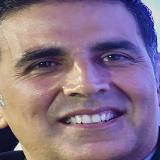
#> input picture Faces/Train/Akshay Kumar_15.jpg, 160 x 160 px; its folder holds only this picture in this run
$ jupyter execute --allow-errors face_recognition.ipynb
#> lines starting #> are read from the running program, lines starting #| are printed output that depends on the picture
## Getting a Set of Vectors of all the images

[cell 1]
import os
import cv2
import numpy as np

# Read in the images
# Path to the Faces folder
folder_path = "Faces/Train"

# Get the list of image file names in the folder
training_image_files = os.listdir(folder_path)
training_image_files = [file for file in training_image_files if file.endswith('.jpg')]
training_image_files.sort()
# Initialize an empty list to store the column vectors
column_vectors = []

# Iterate over each image file
for file_name in training_image_files:
    # Read the image
    image_path = os.path.join(folder_path, file_name)
    image = cv2.imread(image_path, cv2.IMREAD_GRAYSCALE)
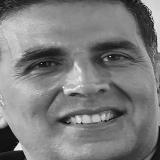
#> image: shape (160, 160); min 0, max 249, mean 124.7
    # Convert the image to a column vector
    column_vector = np.reshape(image, (-1, 1))
    # Append the column vector to the list
    column_vectors.append(column_vector)

# Create the matrix of column vectors
training_matrix = np.hstack(column_vectors)
print(training_matrix.shape)
#| (25600, 1)
width = 160
height = 160

### Plotting an example point

[cell 2]
import matplotlib.pyplot as plt

# Get the first column vector from the matrix
#> (the rest of this cell did not finish here and is left out)

### Concatenating all the rows of matrix into a column vector of size (NxN)x1

[cell 3]
column_vector = training_matrix.flatten()
print(column_vector.shape)
#| (25600,)

### Get the mean image

[cell 4]
mean_face = np.mean(training_matrix, axis=1)

### Plot the average image

[cell 5]
# Reshape the column vector to match the original image shape
image_shape = (height, width)
reshaped_image = np.reshape(mean_face, image_shape)

# Display the image using matplotlib
plt.imshow(reshaped_image, cmap='gray')
plt.axis('off')
plt.show()

### Subtract the mean image from all the images

[cell 6]
normalized_images = np.ndarray(shape=training_matrix.shape)
for i in range(training_matrix.shape[1]):
    normalized_images[:,i] = np.subtract(training_matrix[:, i], mean_face)
print(normalized_images.shape)
#| (25600, 1)

### Plot an example mean subtracted image

#> (a cell that did not finish here is left out)

### Construct a Covariance Matrix

[cell 8]
# cov_matrix = np.cov(normalized_images)
# cov_matrix = np.divide(cov_matrix, matrix.shape[1])
# print(cov_matrix.shape)

A = training_matrix
A_T = np.transpose(training_matrix)
print(A.shape)
#| (25600, 1)
print(A_T.shape)
#| (1, 25600)
cov_matrix = np.dot(A, A_T)
print(cov_matrix.shape)
#| (25600, 25600)

### Eigen Vectors of Covariance Matrix
Finding the Eigen vectors of covariance matrix is not feasible because of its size.
#### A simple mathematical trick would work.
Let our matrix of images be A. Then:<br>
L = Transpose_of_A x A              ==> Shape is: MxM where M is the count of images (count of columns of the matrix A)<br>
Eigen Decompose matrix L

[cell 9]
L = np.dot(A_T, A)
#> L = [145]
eigenvalues, vs = np.linalg.eig(L)
#> eigenvalues = [145]; vs = [1]
# Find A * vs
eigen_vectors = np.dot(A, vs)
print(eigen_vectors.shape)
#| (25600, 1)


$ run again, on Faces/Train/Akshay Kumar_25.jpg
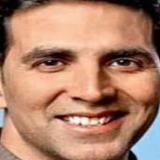
#> input picture Faces/Train/Akshay Kumar_25.jpg, 160 x 160 px
#> `image = cv2.imread(image_path, cv2.IMREAD_GRAYSCALE)`:
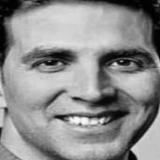
#> image: shape (160, 160); min 0, max 253, mean 141.8
#| (25600, 1)
#| (25600,)
#| (25600, 1)
#| (25600, 1)
#| (1, 25600)
#| (25600, 25600)
#> L = [211]
#> vs = [1]
#| (25600, 1)

$ run again, on Faces/Train/Akshay Kumar_26.jpg
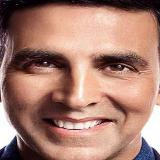
#> input picture Faces/Train/Akshay Kumar_26.jpg, 160 x 160 px
#> `image = cv2.imread(image_path, cv2.IMREAD_GRAYSCALE)`:
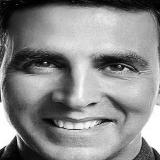
#> image: shape (160, 160); min 0, max 255, mean 137.5
#| (25600, 1)
#| (25600,)
#| (25600, 1)
#| (25600, 1)
#| (1, 25600)
#| (25600, 25600)
#> L = [73]
#> vs = [1]
#| (25600, 1)

$ run again, on Faces/Train/Akshay Kumar_27.jpg
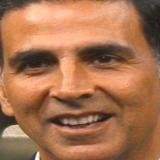
#> input picture Faces/Train/Akshay Kumar_27.jpg, 160 x 160 px
#> `image = cv2.imread(image_path, cv2.IMREAD_GRAYSCALE)`:
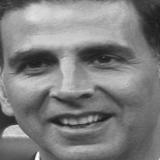
#> image: shape (160, 160); min 23, max 255, mean 127.1
#| (25600, 1)
#| (25600,)
#| (25600, 1)
#| (25600, 1)
#| (1, 25600)
#| (25600, 25600)
#> L = [48]
#> vs = [1]
#| (25600, 1)

$ run again, on Faces/Train/Akshay Kumar_22.jpg
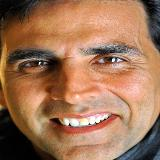
#> input picture Faces/Train/Akshay Kumar_22.jpg, 160 x 160 px
#> `image = cv2.imread(image_path, cv2.IMREAD_GRAYSCALE)`:
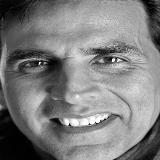
#> image: shape (160, 160); min 0, max 255, mean 125.9
#| (25600, 1)
#| (25600,)
#| (25600, 1)
#| (25600, 1)
#| (1, 25600)
#| (25600, 25600)
#> L = [240]
#> vs = [1]
#| (25600, 1)
